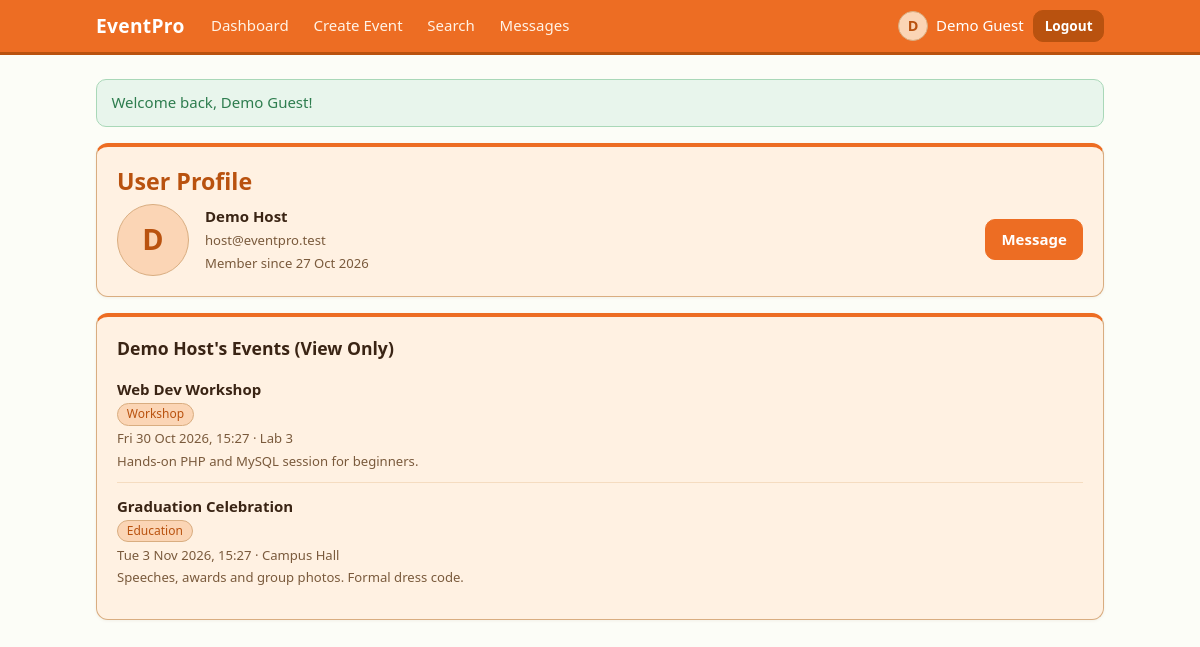
The app's page /user_view.php?id=1 (signed in) with its own data.
### tables this page shows
CREATE TABLE users (
    id              INT UNSIGNED NOT NULL AUTO_INCREMENT,
    full_name       VARCHAR(100)  NOT NULL,
    email           VARCHAR(150)  NOT NULL,
    password_hash   VARCHAR(255)  NOT NULL,
    profile_picture VARCHAR(60)   DEFAULT NULL,
    created_at      TIMESTAMP     NOT NULL DEFAULT CURRENT_TIMESTAMP,
    PRIMARY KEY (id),
    UNIQUE KEY uq_users_email (email)
);

CREATE TABLE events (
    id          INT UNSIGNED NOT NULL AUTO_INCREMENT,
    user_id     INT UNSIGNED NOT NULL,
    title       VARCHAR(150) NOT NULL,
    description TEXT         DEFAULT NULL,
    location    VARCHAR(150) NOT NULL,
    category    VARCHAR(50)  NOT NULL,
    event_date  DATETIME     NOT NULL,
    created_at  TIMESTAMP    NOT NULL DEFAULT CURRENT_TIMESTAMP,
    updated_at  TIMESTAMP    NOT NULL DEFAULT CURRENT_TIMESTAMP ON UPDATE CURRENT_TIMESTAMP,
    PRIMARY KEY (id),
    KEY idx_events_date (event_date),
    KEY idx_events_user (user_id),
    CONSTRAINT fk_events_user FOREIGN KEY (user_id)
        REFERENCES users (id) ON DELETE CASCADE
);

### db.php (called while the page is built, shortened)
--><?php
function db(): PDO
{
    static $pdo = null;
    if ($pdo === null) {
        $dsn = 'mysql:host=' . DB_HOST . ';dbname=' . DB_NAME . ';charset=utf8mb4';
        try {
            $pdo = new PDO($dsn, DB_USER, DB_PASS, [
                PDO::ATTR_ERRMODE            => PDO::ERRMODE_EXCEPTION,
                PDO::ATTR_DEFAULT_FETCH_MODE => PDO::FETCH_ASSOC,
                PDO::ATTR_EMULATE_PREPARES   => false,
            ]);
            $pdo->exec("SET time_zone = '" . date('P') . "'");
        } catch (PDOException $ex) {
            error_log('DB connection failed: ' . $ex->getMessage());
            http_response_code(500);
            exit('Database connection failed. Check includes/config.php and make sure MySQL is running.');
        }
    }
    return $pdo;
}

### auth.php (called while the page is built, shortened)
<?php
require_once __DIR__ . '/db.php';
require_once __DIR__ . '/functions.php';
function is_logged_in(): bool
{
    return isset($_SESSION['user_id']);
}
function current_user(): ?array
{
    static $user = false;
    if ($user === false) {
        $user = null;
        if (is_logged_in()) {
            $st = db()->prepare('SELECT id, full_name, email, profile_picture, created_at FROM users WHERE id = ?');
            $st->execute([$_SESSION['user_id']]);
            $user = $st->fetch() ?: null;
        }
    }
    return $user;
}

### user_view.php (the view, shortened to what this page needs)
<?php
require_once __DIR__ . '/includes/auth.php';
$me = current_user();
$id = filter_var($_GET['id'] ?? null, FILTER_VALIDATE_INT);
$other = null;
if ($id) {
    $st = db()->prepare('SELECT id, full_name, email, profile_picture, created_at FROM users WHERE id = ?');
    $st->execute([$id]);
    $other = $st->fetch() ?: null;
}
$now = date('Y-m-d H:i:s');
$st = db()->prepare(
    'SELECT title, description, location, category, event_date
       FROM events WHERE user_id = :uid
      ORDER BY (event_date < :now) ASC, event_date ASC'
);
$st->execute([':uid' => $other['id'], ':now' => $now]);
$events = $st->fetchAll();
require __DIR__ . '/includes/header.php';
?>
<section class="card">
    <h1>User Profile</h1>
    <div class="profile-head">
        <?= avatar_html($other, 'avatar avatar-lg') ?>
        <div class="grow">
            <strong><?= e($other['full_name']) ?></strong><br>
            <small class="muted"><?= e($other['email']) ?></small><br>
            <small class="muted">Member since <?= e(date('j M Y', strtotime($other['created_at']))) ?></small>
        </div>
        <a class="btn btn-primary" href="conversation.php?user=<?= (int) $other['id'] ?>">Message</a>
    </div>
</section>
<section class="card">
    <h2><?= e($other['full_name']) ?>'s Events (View Only)</h2>
    <?php if (!$events): ?>
        <p class="muted">No events available.</p>
    <?php else: ?>
        <ul class="list">
        <?php foreach ($events as $ev): ?>
            <li class="event-item <?= $ev['event_date'] < $now ? 'is-past' : '' ?>">
                <strong><?= e($ev['title']) ?></strong>
                <span class="badge"><?= e($ev['category']) ?></span>
                <small class="muted"><?= e(format_dt($ev['event_date'])) ?> &middot; <?= e($ev['location']) ?><?= $ev['event_date'] < $now ? ' &middot; past' : '' ?></small>
                <?php if ($ev['description']): ?>
                    <small class="muted"><?= e(mb_strimwidth($ev['description'], 0, 160, '…')) ?></small>
                <?php endif; ?>
            </li>
        <?php endforeach; ?>
        </ul>
    <?php endif; ?>
</section>
<?php require __DIR__ . '/includes/footer.php'; ?>

### header.php (shortened to what this page needs)
<?php
$navUser = current_user();
$currentPage = basename($_SERVER['SCRIPT_NAME']);
function nav_link(string $file, string $label, string $current, string $extra = ''): void
{
    $active = ($file === $current) ? ' aria-current="page" class="active"' : '';
    echo '<a href="' . e($file) . '"' . $active . '>' . e($label) . $extra . '</a>';
}
?>
<!DOCTYPE html>
<html lang="en">
<head>
    <link rel="stylesheet" href="css/style.css">
</head>
<body>
<header class="topbar">
    <div class="topbar-inner">
        <a class="brand" href="index.php"><?= e(APP_NAME) ?></a>
        <?php if ($navUser): ?>
            <nav class="main-nav" aria-label="Main">
                <?php
                nav_link('dashboard.php', 'Dashboard', $currentPage);
                ?>
            </nav>
            <div class="nav-user">
                <a class="nav-profile" href="profile.php">
                    <?= avatar_html($navUser, 'avatar avatar-sm') ?>
                    <span><?= e($navUser['full_name']) ?></span>
                </a>
                <form method="post" action="logout.php">
                    <button type="submit" class="btn btn-danger btn-sm">Logout</button>
                </form>
            </div>
        <?php endif; ?>
    </div>
</header>
<main class="container">
<?php foreach (get_flashes() as $f): ?>
    <div class="alert alert-<?= e($f['type']) ?>" role="status"><?= e($f['msg']) ?></div>
<?php endforeach; ?>

### functions.php (shortened to what this page needs)
<?php
function e($value): string
{
    return htmlspecialchars((string) $value, ENT_QUOTES | ENT_SUBSTITUTE, 'UTF-8');
}
function get_flashes(): array
{
    $messages = $_SESSION['flash'] ?? [];
    return $messages;
}
function format_dt(string $sqlDate): string
{
    return date('D j M Y, H:i', strtotime($sqlDate));
}
function is_valid_image_name(?string $name): bool
{
    return $name !== null && preg_match('/^[a-f0-9]{32}\.(jpg|png|webp)$/', $name) === 1;
}
function avatar_url(array $user): ?string
{
    return is_valid_image_name($user['profile_picture'] ?? null) ? UPLOAD_URL . $user['profile_picture'] : null;
}
function avatar_html(array $user, string $class = 'avatar'): string
{
    $url = avatar_url($user);
    $initial = mb_strtoupper(mb_substr($user['full_name'] ?? '?', 0, 1));
    return '<span class="' . e($class) . ' avatar-fallback" aria-hidden="true">' . e($initial) . '</span>';
}

### style.css (style rules this page uses)
:root { --bg: #fcfdf7; --bg-nav: #ed6d23; --card: #fff1e2; --card-alt: #f5dcc0; --field: #fcfdf7; --border: #d9ad80; --text: #3a2414; --muted: #7a5a3c; --accent: #ed6d23; --accent-dark: #b9520f; --accent-bg: #fbd5b5; --danger: #b3261e; --danger-bg: #fdecea; --success: #2e7d4f; --success-bg: #e8f5ec; --radius: 12px; --font: "Segoe UI", system-ui, -apple-system, Roboto, "Helvetica Neue", Arial, sans-serif; }
*, *::before, *::after { box-sizing: border-box; }
html { -webkit-text-size-adjust: 100%; }
body { margin: 0; min-height: 100vh; display: flex; flex-direction: column; background: var(--bg); color: var(--text); font-family: var(--font); font-size: 15px; line-height: 1.55; }
h1, h2 { margin: 0 0 .5rem; line-height: 1.25; }
h1 { font-size: 1.45rem; color: var(--accent-dark); }
h2 { font-size: 1.1rem; }
a { color: var(--accent-dark); }
small { font-size: .82rem; }
.container { flex: 1; width: 100%; max-width: 1040px; margin: 0 auto; padding: 1.5rem 1rem 2.5rem; }
.topbar { background: var(--bg-nav); border-bottom: 3px solid var(--accent-dark); }
.topbar-inner { max-width: 1040px; margin: 0 auto; padding: .6rem 1rem; display: flex; align-items: center; gap: 1rem; flex-wrap: wrap; }
.brand { font-weight: 800; font-size: 1.2rem; color: #ffffff; text-decoration: none; letter-spacing: .3px; }
.main-nav { display: flex; gap: .25rem; flex: 1; flex-wrap: wrap; }
.main-nav a { color: #fff3e6; text-decoration: none; padding: .3rem .65rem; border-radius: 8px; }
.nav-user { margin-left: auto; display: flex; align-items: center; gap: .6rem; }
.nav-user form { margin: 0; }
.nav-profile { display: flex; align-items: center; gap: .5rem; color: #ffffff; text-decoration: none; }
.card { background: var(--card); border: 1px solid var(--border); border-top: 4px solid var(--accent); border-radius: var(--radius); padding: 1.25rem; margin-bottom: 1rem; box-shadow: 0 1px 3px rgba(122, 90, 60, .08); }
.list { list-style: none; margin: 0; padding: 0; }
.list > li { padding: .7rem 0; border-bottom: 1px solid var(--card-alt); }
.list > li:last-child { border-bottom: 0; }
.event-item { display: flex; flex-direction: column; gap: .15rem; }
.badge { display: inline-block; padding: .05rem .55rem; font-size: .75rem; color: var(--accent-dark); background: var(--accent-bg); border: 1px solid var(--border); border-radius: 999px; white-space: nowrap; width: fit-content; }
.avatar { width: 40px; height: 40px; border-radius: 50%; object-fit: cover; flex-shrink: 0; }
.avatar-sm { width: 30px; height: 30px; }
.avatar-lg { width: 72px; height: 72px; font-size: 1.8rem; }
.avatar-fallback { display: inline-flex; align-items: center; justify-content: center; background: var(--accent-bg); color: var(--accent-dark); border: 1px solid var(--border); font-weight: 700; font-size: .9rem; }
.avatar-lg.avatar-fallback { font-size: 1.8rem; }
.profile-head { display: flex; align-items: center; gap: 1rem; flex-wrap: wrap; }
.alert { padding: .7rem .9rem; border-radius: 10px; margin-bottom: 1rem; border: 1px solid; }
.alert-success { color: var(--success); background: var(--success-bg); border-color: #a9d8b8; }
.btn { display: inline-block; padding: .5rem .95rem; color: var(--text); background: var(--card-alt); border: 1px solid var(--border); border-radius: 10px; font: inherit; font-weight: 600; text-decoration: none; cursor: pointer; }
.btn-primary { color: #ffffff; background: var(--accent); border-color: var(--accent); }
.btn-danger { color: var(--danger); background: var(--danger-bg); border-color: #f0b3ae; }
.btn-sm { padding: .3rem .65rem; font-size: .85rem; }
.topbar .btn { color: #ffffff; background: rgba(255, 255, 255, .18); border-color: rgba(255, 255, 255, .6); }
.topbar .btn-danger { background: var(--accent-dark); border-color: var(--accent-dark); }
.muted { color: var(--muted); }
.grow { flex: 1; min-width: 0; }

### records on screen
users: full_name "D", full_name "Demo Guest"
users: full_name "D", full_name "Demo Host", email "host@eventpro.test", created_at "27 Oct 2026"
events: title "Web Dev Workshop", category "Workshop", event_date "Fri 30 Oct 2026, 15:27", location "Lab 3", description "Hands-on PHP and MySQL session for beginners."
events: title "Graduation Celebration", category "Education", event_date "Tue 3 Nov 2026, 15:27", location "Campus Hall", description "Speeches, awards and group photos. Formal dress code."

### other values on screen
APP_NAME "EventPro"
$label "Dashboard Create Event Search Messages"
$f['msg'] "Welcome back, Demo Guest!"
